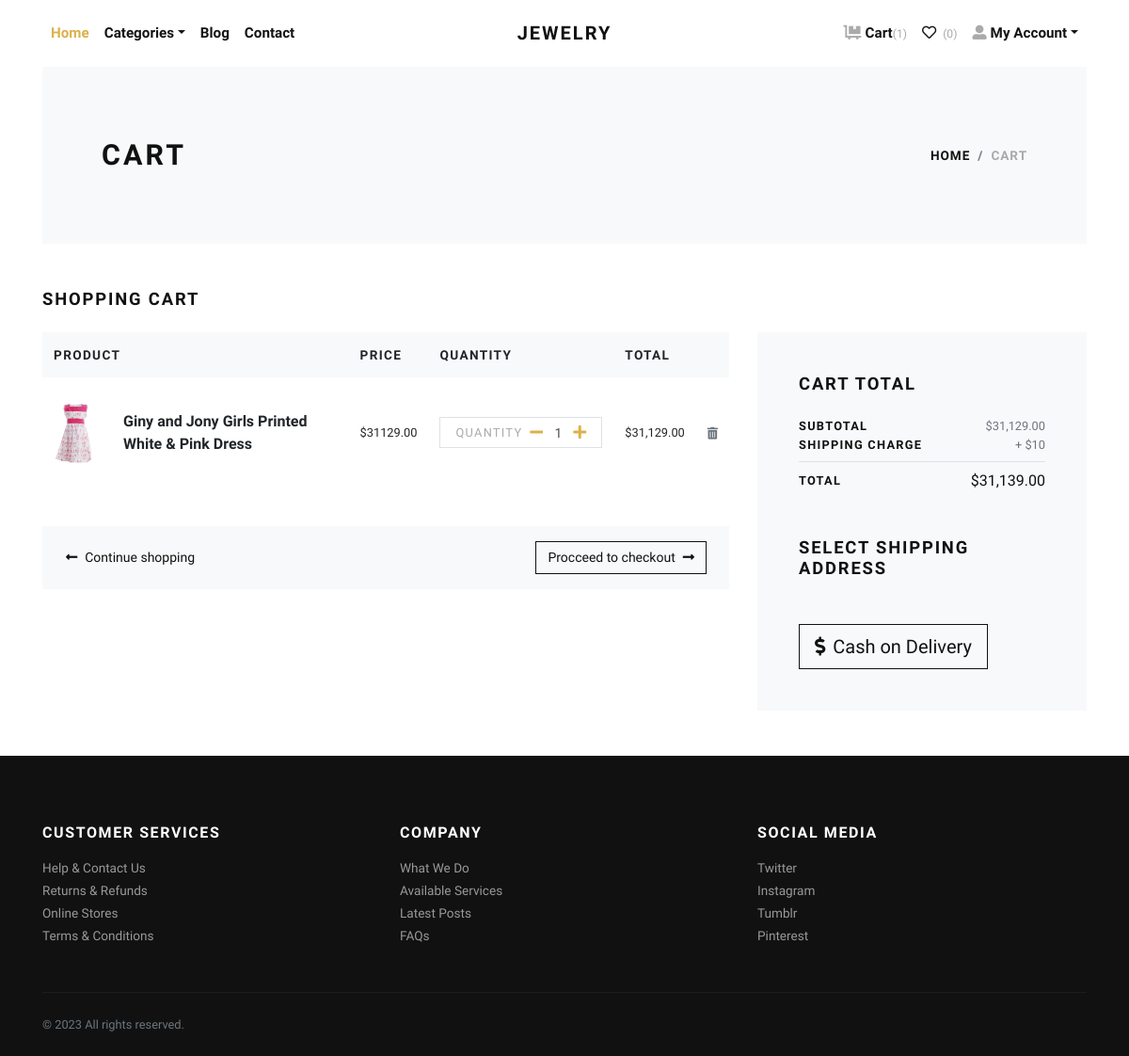
The app's page /cart/ (signed in) with its own data.
### store/models.py (models this page shows, shortened)
class Cart(models.Model):
    user = models.ForeignKey(User, verbose_name="User", on_delete=models.CASCADE)
    product = models.ForeignKey(Product, verbose_name="Product", on_delete=models.CASCADE)
    quantity = models.PositiveIntegerField(default=1, verbose_name="Quantity")
    created_at = models.DateTimeField(auto_now_add=True, verbose_name="Created Date")
    updated_at = models.DateTimeField(auto_now=True, verbose_name="Updated Date")
    @property
    def total_price(self):
        return self.quantity * self.product.price

class Product(models.Model):
    title = models.CharField(max_length=150, verbose_name="Product Title")
    slug = models.SlugField(max_length=160, verbose_name="Product Slug")
    sku = models.CharField(max_length=255, unique=True, verbose_name="Unique Product ID (SKU)")
    short_description = models.TextField(verbose_name="Short Description")
    detail_description = models.TextField(blank=True, null=True, verbose_name="Detail Description")
    product_image = models.ImageField(upload_to='product', blank=True, null=True, verbose_name="Product Image")
    price = models.DecimalField(max_digits=8, decimal_places=2)
    category = models.ForeignKey(Category, verbose_name="Product Categoy", on_delete=models.CASCADE)
    is_active = models.BooleanField(verbose_name="Is Active?")
    is_featured = models.BooleanField(verbose_name="Is Featured?")
    created_at = models.DateTimeField(auto_now_add=True, verbose_name="Created Date")
    updated_at = models.DateTimeField(auto_now=True, verbose_name="Updated Date")
    class Meta:
        verbose_name_plural = 'Products'
        ordering = ('-created_at', )

### store/views.py (the view)
# urls.py: path('cart/', views.cart, name="cart"),
@login_required
def cart(request):
    user = request.user
    cart_products = Cart.objects.filter(user=user)
    amount = decimal.Decimal(0)
    shipping_amount = decimal.Decimal(10)
    cp = [p for p in Cart.objects.all() if p.user==user]
    if cp:
        for p in cp:
            temp_amount = (p.quantity * p.product.price)
            amount += temp_amount
    addresses = Address.objects.filter(user=user)
    context = {
        'cart_products': cart_products,
        'amount': amount,
        'shipping_amount': shipping_amount,
        'total_amount': amount + shipping_amount,
        'addresses': addresses,
    }
    return render(request, 'store/cart.html', context)

### store/context_preprocessors.py (called while the page is built)
def store_menu(request):
    categories = Category.objects.filter(is_active=True)
    context = {
        'categories_menu': categories,
    }
    return context

def cart_menu(request):
    if request.user.is_authenticated:
        cart_items= Cart.objects.filter(user=request.user)
        context = {
            'cart_items': cart_items,
        }
    else:
        context = {}
    return context

### templates/store/cart.html (shortened to what this page needs)
{% extends 'base.html' %}
{% load static %}
{% load humanize %}
    {% block content %}
      <div class="container">
        <section class="py-5 bg-light">
          <div class="container">
            <div class="row px-4 px-lg-5 py-lg-4 align-items-center">
              <div class="col-lg-6">
                <h1 class="h2 text-uppercase mb-0">Cart</h1>
              </div>
              <div class="col-lg-6 text-lg-right">
                <nav aria-label="breadcrumb">
                  <ol class="breadcrumb justify-content-lg-end mb-0 px-0">
                    <li class="breadcrumb-item"><a href="index.html">Home</a></li>
                    <li class="breadcrumb-item active" aria-current="page">Cart</li>
                  </ol>
                </nav>
              </div>
            </div>
          </div>
        </section>
        {% if cart_products %}
        <section class="py-5">
          <h2 class="h5 text-uppercase mb-4">Shopping cart</h2>
          <div class="row">
            <div class="col-lg-8 mb-4 mb-lg-0">
              <div class="table-responsive mb-4">
                <table class="table">
                  <thead class="bg-light">
                    <tr>
                      <th class="border-0" scope="col"> <strong class="text-small text-uppercase">Product</strong></th>
                      <th class="border-0" scope="col"> <strong class="text-small text-uppercase">Price</strong></th>
                      <th class="border-0" scope="col"> <strong class="text-small text-uppercase">Quantity</strong></th>
                      <th class="border-0" scope="col"> <strong class="text-small text-uppercase">Total</strong></th>
                      <th class="border-0" scope="col"> </th>
                    </tr>
                  </thead>
                  <tbody>
                    {% for cart_product in cart_products %}
                    <tr>
                      <th class="pl-0 border-0" scope="row">
                        <div class="media align-items-center">
                          {% if cart_product.product.product_image %}
                            <a class="reset-anchor d-block animsition-link" href="{% url 'store:product-detail' cart_product.product.slug %}"><img src="{{cart_product.product.product_image.url}}" alt="{{cart_product.product.title}}" width="70"/></a>
                          {% else %}
                            <a class="reset-anchor d-block animsition-link" href="{% url 'store:product-detail' cart_product.product.slug %}"><img src="{% static 'img/product-detail-3.jpg' %}" alt="{{cart_product.product.title}}" width="70"/></a>
                          {% endif %}
                          <div class="media-body ml-3"><strong class="h6"><a class="reset-anchor animsition-link" href="{% url 'store:product-detail' cart_product.product.slug %}">{{cart_product.product.title}}</a></strong></div>
                        </div>
                      </th>
                      <td class="align-middle border-0">
                        <p class="mb-0 small">${{cart_product.product.price}}</p>
                      </td>
                      <td class="align-middle border-0">
                        <div class="border d-flex align-items-center justify-content-between px-3"><span class="small text-uppercase text-gray headings-font-family">Quantity</span>
                          <div class="quantity">
                            <a href="{% url 'store:minus-cart' cart_product.id %}" class="dec-btn p-0 ml-2"><i class="fas fa-minus"></i></a>
                            <input class="form-control form-control-sm border-0 shadow-0 p-0" type="text" value="{{cart_product.quantity}}"/>
                            <a href="{% url 'store:plus-cart' cart_product.id %}" class="inc-btn p-0"><i class="fas fa-plus"></i></a>
                          </div>
                        </div>
                      </td>
                      <td class="align-middle border-0">
                        <p class="mb-0 small">${{cart_product.total_price|intcomma}}</p>
                      </td>
                      <td class="align-middle border-0"><a class="reset-anchor" href="{% url 'store:remove-cart' cart_product.id %}"><i class="fas fa-trash-alt small text-muted"></i></a></td>
                    </tr>
                    {% endfor %}
                  </tbody>
                </table>
              </div>
              <div class="bg-light px-4 py-3">
                <div class="row align-items-center text-center">
                  <div class="col-md-6 mb-3 mb-md-0 text-md-left"><a class="btn btn-link p-0 text-dark btn-sm" href="{% url 'store:home' %}"><i class="fas fa-long-arrow-alt-left mr-2"> </i>Continue shopping</a></div>
                  <div class="col-md-6 text-md-right"><a class="btn btn-outline-dark btn-sm" href="#">Procceed to checkout<i class="fas fa-long-arrow-alt-right ml-2"></i></a></div>
                </div>
              </div>
            </div>
            <div class="col-lg-4">
              <div class="card border-0 rounded-0 p-lg-4 bg-light">
                <div class="card-body">
                  <h5 class="text-uppercase mb-4">Cart total</h5>
                  <ul class="list-unstyled mb-0">
                    <li class="d-flex align-items-center justify-content-between"><strong class="text-uppercase small font-weight-bold">Subtotal</strong><span class="text-muted small">${{amount|intcomma}}</span></li>
                    <li class="d-flex align-items-center justify-content-between"><strong class="text-uppercase small font-weight-bold">Shipping Charge</strong><span class="text-muted small">+ ${{shipping_amount}}</span></li>
                    <li class="border-bottom my-2"></li>
                    <li class="d-flex align-items-center justify-content-between mb-4"><strong class="text-uppercase small font-weight-bold">Total</strong><span>${{total_amount|intcomma}}</span></li>
                  </ul>
                  <h5 class="text-uppercase my-5">Select Shipping Address</h5>
                  <form action="{% url 'store:checkout' %}" id="myform">
                    <button type="submit" class="btn btn-dark btn-lg btn-outline-dark" type="submit"> <i class="fas fa-dollar-sign mr-2"></i>Cash on Delivery</button>
                  </form>
                </div>
              </div>
            </div>
          </div>
        </section>
        {% else %}
          <div class="text-center py-5">
            <h3 class="mb-3">Your cart is empty.</h3>
            <a href="{% url 'store:home' %}"><i class="fas fa-long-arrow-alt-left mr-2"> </i>Continue shopping</a>
          </div>
        {% endif %}
      </div>
      {% endblock content %}

### ecommerceshop/static/css/style.default.css (style rules this page uses)
.text-small { font-size: 0.85rem !important; }
.text-gray { color: #aaa !important; }
strong { font-weight: 700; }
.quantity { display: -ms-flexbox; display: flex; -ms-flex-align: center; align-items: center; font-family: inherit; }
.quantity input { width: 2rem; text-align: center; }
.text-uppercase { text-transform: uppercase; letter-spacing: 0.1em; }
.border { border: 1px solid #dee2e6 !important; }
.shadow-0 { box-shadow: none !important; }
.reset-anchor { color: inherit; transition: all 0.3s; }
.headings-font-family { font-family: inherit !important; }
.btn { font-weight: 400; border: 1px solid transparent; font-family: inherit; padding: 0.375rem 1.5rem; font-size: 1rem; line-height: 1.5; border-radius: 0; transition: color 0.15s ease-in-out, background-color 0.15s ease-in-out, border-color 0.15s ease-in-out, box-shadow 0.15s ease-in-out; }
.btn-link { font-weight: 400; color: #dcb14a; }
.btn-dark { color: #fff; background-color: #111111; border-color: #111111; }
.btn-outline-dark { color: #111111; background-color: transparent; background-image: none; border-color: #111111; }
.btn-lg { padding: 0.5rem 1rem; font-size: 1.25rem; line-height: 1.5; border-radius: 0; }
.btn-sm { padding: 0.375rem 0.75rem; font-size: 0.875rem; line-height: 1.5; border-radius: 0; }
body { font-family: "Libre Franklin", sans-serif; font-size: 1rem; font-weight: 400; line-height: 1.5; color: #111111; background-color: #fff; }
a { color: #dcb14a; text-decoration: none; }
h1, h2, h3, h4, h5, h6, .h1, .h2, .h3, .h4, .h5, .h6 { margin-bottom: 0.5rem; font-family: inherit; font-weight: 900; line-height: 1.2; color: inherit; }
h1, .h1 { font-size: 2.2rem; }
h2, .h2 { font-size: 1.9rem; }
h5, .h5 { font-size: 1.15rem; }
h6, .h6 { font-size: 1rem; }
small, .small { font-size: 80%; font-weight: 400; }
.bg-light { background-color: #f8f9fa !important; }
.text-dark { color: #111111 !important; }
.form-control { padding: 0.375rem 0.75rem; font-size: 1rem; line-height: 1.5; color: #495057; background-color: #fff; border: 1px solid #ced4da; border-radius: 0; transition: border-color 0.15s ease-in-out, box-shadow 0.15s ease-in-out; }
.form-control::placeholder { color: #adb5bd; font-size: 0.85rem; font-weight: 400; }
.form-control-sm { padding: 0.25rem 0.5rem; font-size: 0.875rem; line-height: 1.5; border-radius: 0; }
.card { background-color: #fff; border: 1px solid rgba(17, 17, 17, 0.125); border-radius: 0; }
.card-body { padding: 1.25rem; }
.breadcrumb { background: #f8f9fa; }
.breadcrumb-item { font-size: 0.85rem; text-transform: uppercase; letter-spacing: 0.07em; font-weight: 900; color: #111111; }
.breadcrumb-item a { color: inherit; transition: all 0.3s; }
.breadcrumb-item.active { color: #aaa; }

### records on screen
Cart: product.product_image (picture), product "Giny and Jony Girls Printed White & Pink Dress", product.price "31129.00", quantity "1", total_price "31,129.00"

### other values on screen
{{ cart_items.count }} "1"
{{ amount|intcomma }} "31,129.00"
{{ shipping_amount }} "10"
{{ total_amount|intcomma }} "31,139.00"
